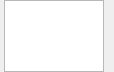
<?xml version="1.0" encoding="UTF-8"?>
<ui version="4.0">
 <class>ui::assets::studiomodel::StudioModelScenePanel</class>
 <widget class="QWidget" name="ui::assets::studiomodel::StudioModelScenePanel">
  <property name="geometry">
   <rect>
    <x>0</x>
    <y>0</y>
    <width>413</width>
    <height>81</height>
   </rect>
  </property>
  <property name="windowTitle">
   <string>Form</string>
  </property>
  <layout class="QHBoxLayout" name="MainLayout" stretch="0,1">
   <property name="sizeConstraint">
    <enum>QLayout::SetFixedSize</enum>
   </property>
   <property name="leftMargin">
    <number>4</number>
   </property>
   <property name="topMargin">
    <number>0</number>
   </property>
   <property name="rightMargin">
    <number>4</number>
   </property>
   <property name="bottomMargin">
    <number>0</number>
   </property>
   <item>
    <widget class="QListWidget" name="ObjectList">
     <property name="sizePolicy">
      <sizepolicy hsizetype="Expanding" vsizetype="Minimum">
       <horstretch>0</horstretch>
       <verstretch>0</verstretch>
      </sizepolicy>
     </property>
     <property name="maximumSize">
      <size>
       <width>16777215</width>
       <height>16777215</height>
      </size>
     </property>
     <property name="horizontalScrollBarPolicy">
      <enum>Qt::ScrollBarAsNeeded</enum>
     </property>
     <property name="sizeAdjustPolicy">
      <enum>QAbstractScrollArea::AdjustToContentsOnFirstShow</enum>
     </property>
    </widget>
   </item>
   <item>
    <widget class="QStackedWidget" name="ObjectStack">
     <property name="sizePolicy">
      <sizepolicy hsizetype="Preferred" vsizetype="Minimum">
       <horstretch>0</horstretch>
       <verstretch>0</verstretch>
      </sizepolicy>
     </property>
     <property name="currentIndex">
      <number>-1</number>
     </property>
    </widget>
   </item>
  </layout>
 </widget>
 <resources/>
 <connections/>
</ui>
